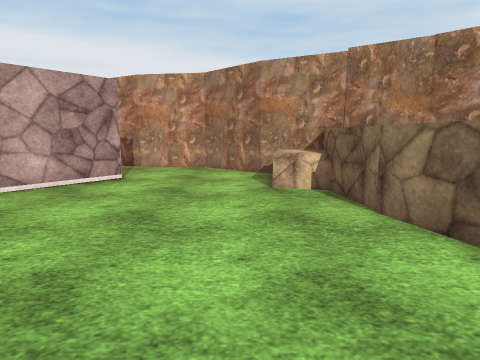
view 1 (above)

22 first-person views from a walk through a scene from a Unity 3-D project. The camera is 1.3 m above the floor, tilts 8° down and sees 75° across. The floor is counted in squares, 1 m on a side. Each view is taken from the middle of a square. On the plan, view 1 faces up. The plan holds only what a view shows up to about 14 squares ahead; the rest is blank. The place goes on beyond the plan. The player character is not drawn. Some surface patterns are stand-ins.

view 2
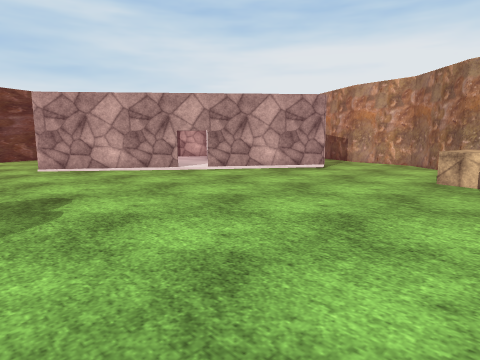

view 3
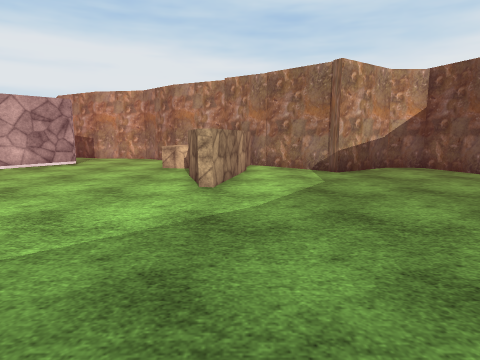

view 4
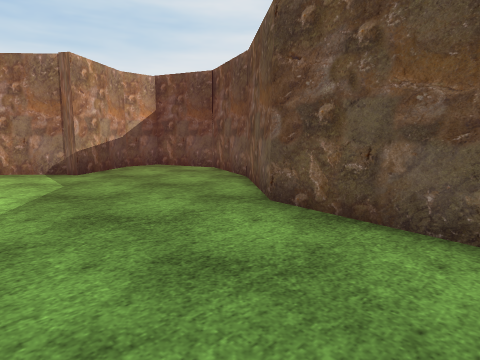

view 5
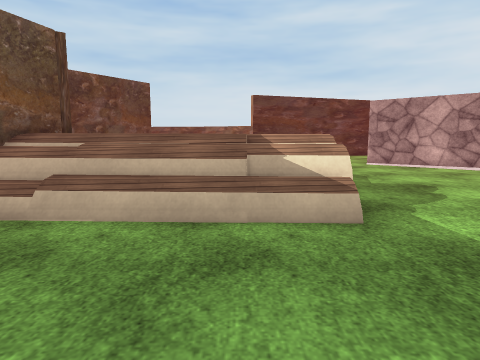

view 6
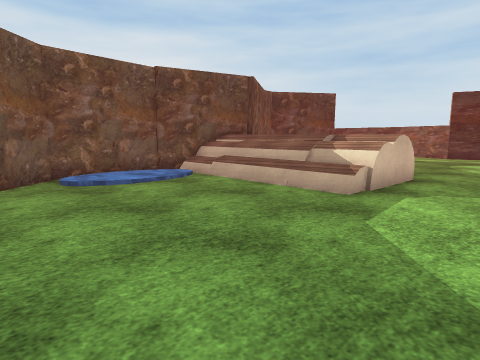

view 7
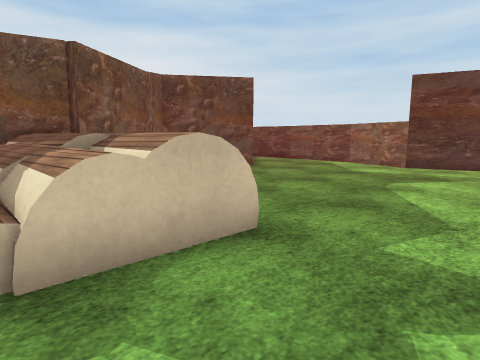

view 8
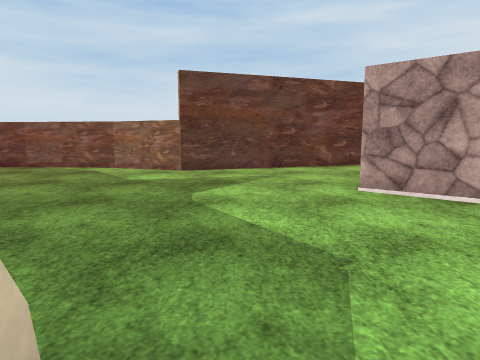

view 9
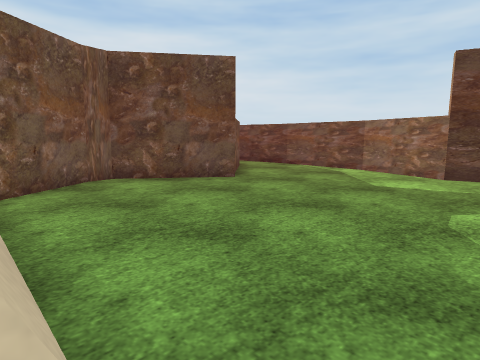

view 10
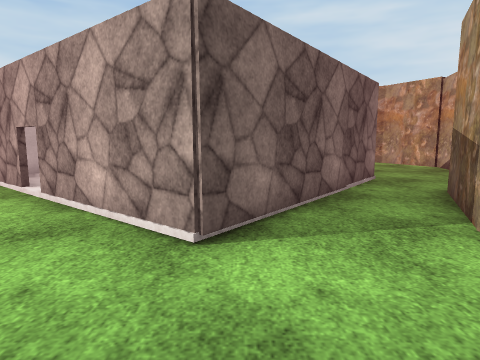

view 11
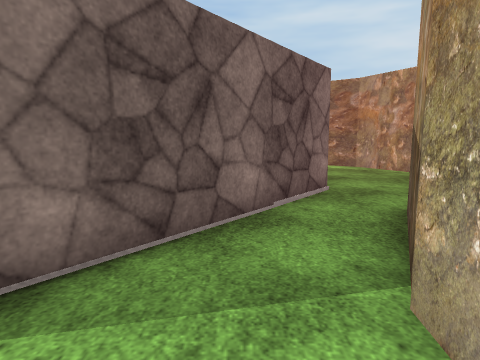

view 12
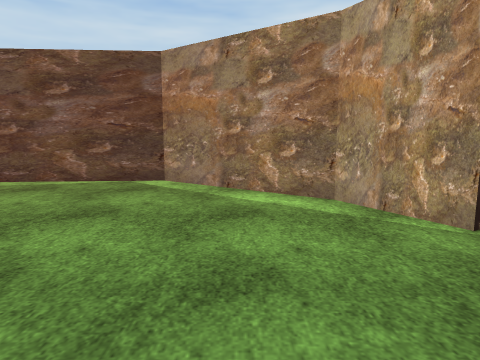

view 13
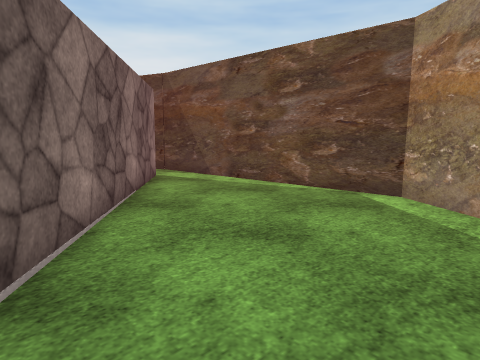

view 14
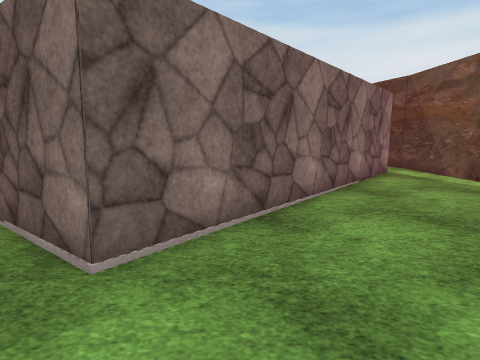

view 15
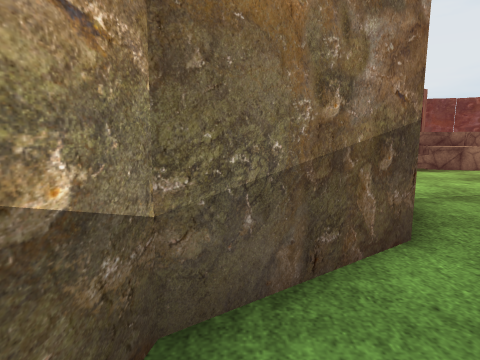

view 16
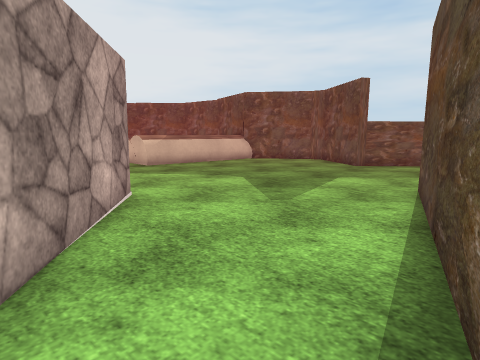

view 17
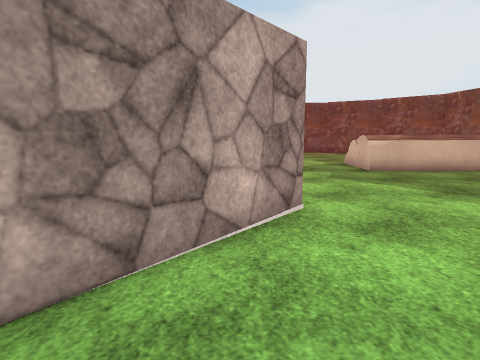

view 18
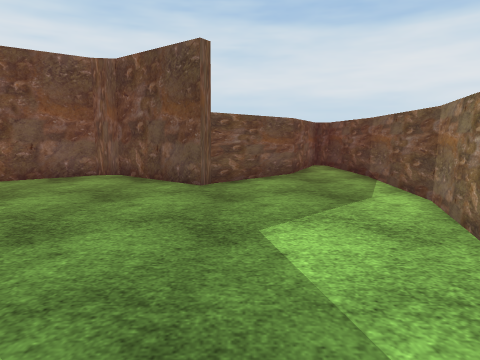

view 19
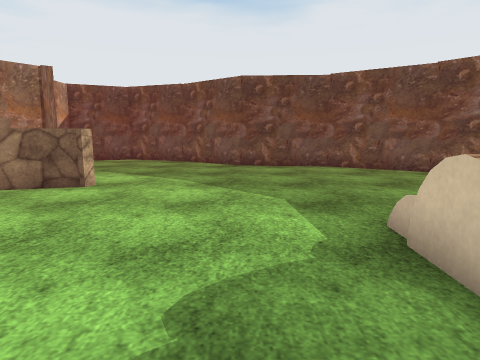

view 20
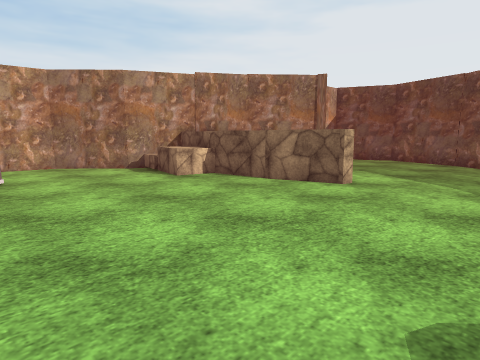

view 21
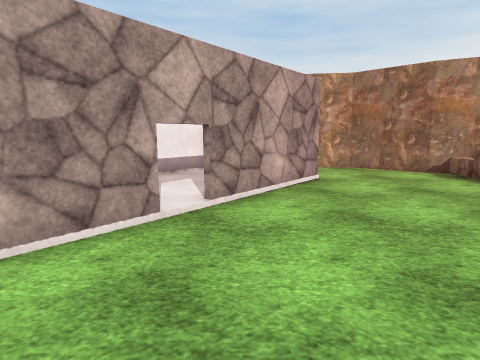

view 22
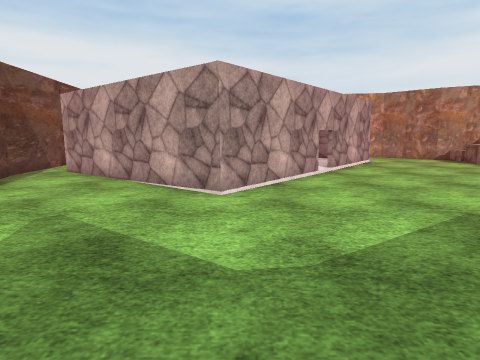

### Floor plan
Key: @ floor where view 1 was taken; # wall or solid block; . main floor; : floor 0.5 m higher than the main floor; + floor 1 m higher than the main floor; * floor 1.25 m higher than the main floor; = window, fence, low wall or low ledge; ~ water the walk can cross; ^ raised ledge; H house; B block; O other object.
Columns run from 18 left of view 1 to 13 right of it. Each row starts with its distance up from view 1.
 18    #######
 17   ##.....##
 16  ##.......##
 15  #.........##
 14 ##......HH..###
 13 #.......HHH...#####
 12 #......H  HH......##
 11 #.....H   HHHH.....##
 10 #....H   HHH HH....B^##
  9 #...HH    HH HH....BB^^##
  8 #...H     HH H.....BB ^.## ####
  7 #..H      HHH.......^ ^..###..#
  6 #.H       HHH.......^ ^.......##
  5 #.HH      HH.........^^........#
  4 #..HH   HHH..........^^.......##
  3 ##...HH HH...........#........#
  2  #....#HH....................##
  1  #.....#H....................#
  0  ##...............@.........##
 -1   #........................##
 -2   #........................#
 -3   ##..........##==.........#
 -4    #..........#*=O.........#
 -5   ##..........#*==........##
 -6   #...........#*==........#
 -7   #...........=*+:.......##
 -8   #........... *=:......##
 -9   #...........##=#~~~~.##
-10   #...###....#####~~~~##
-11   #..## ######   ######
-12   #.##
-13   #.#
-14   ###

Where each view was taken, in squares from view 1:
view 1: 0 up, 0 right, facing up
view 2: 2 down, 3 right, facing up-left
view 3: 5 down, 4 right, facing up
view 4: 5 down, 4 right, facing up-right
view 5: 5 down, 4 right, facing left
view 6: 0 up, 6 right, facing down-left
view 7: 0 up, 1 left, facing down-left
view 8: 2 down, 3 left, facing left
view 9: 2 down, 4 left, facing down-left
view 10: 10 up, 0 right, facing left
view 11: 12 up, 2 left, facing left
view 12: 15 up, 9 left, facing left
view 13: 15 up, 11 left, facing down-left
view 14: 17 up, 11 left, facing down
view 15: 17 up, 11 left, facing right
view 16: 4 up, 17 left, facing down-right
view 17: 2 up, 16 left, facing right
view 18: 1 down, 12 left, facing down
view 19: 1 down, 5 left, facing right
view 20: 1 down, 5 left, facing up-right
view 21: 0 up, 6 left, facing up
view 22: 6 down, 10 left, facing up
